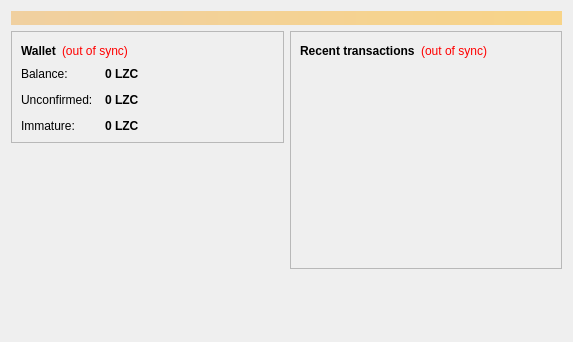
<?xml version="1.0" encoding="UTF-8"?>
<ui version="4.0">
 <class>OverviewPage</class>
 <widget class="QWidget" name="OverviewPage">
  <property name="geometry">
   <rect>
    <x>0</x>
    <y>0</y>
    <width>573</width>
    <height>342</height>
   </rect>
  </property>
  <property name="windowTitle">
   <string>Form</string>
  </property>
  <layout class="QVBoxLayout" name="topLayout">
   <item>
    <widget class="QLabel" name="labelAlerts">
     <property name="visible">
      <bool>false</bool>
     </property>
     <property name="styleSheet">
      <string notr="true">background-color: qlineargradient(x1: 0, y1: 0, x2: 1, y2: 0, stop:0 #F0D0A0, stop:1 #F8D488); color:#000000;</string>
     </property>
     <property name="wordWrap">
      <bool>true</bool>
     </property>
     <property name="margin">
      <number>3</number>
     </property>
    </widget>
   </item>
   <item>
    <layout class="QHBoxLayout" name="horizontalLayout" stretch="1,1">
     <item>
      <layout class="QVBoxLayout" name="verticalLayout_2">
       <item>
        <widget class="QFrame" name="frame">
         <property name="frameShape">
          <enum>QFrame::StyledPanel</enum>
         </property>
         <property name="frameShadow">
          <enum>QFrame::Raised</enum>
         </property>
         <layout class="QVBoxLayout" name="verticalLayout_4">
          <item>
           <layout class="QHBoxLayout" name="horizontalLayout_4">
            <item>
             <widget class="QLabel" name="label_5">
              <property name="font">
               <font>
                <weight>75</weight>
                <bold>true</bold>
               </font>
              </property>
              <property name="text">
               <string>Wallet</string>
              </property>
             </widget>
            </item>
            <item>
             <widget class="QLabel" name="labelWalletStatus">
              <property name="toolTip">
               <string>The displayed information may be out of date. Your wallet automatically synchronizes with the Liazoncoin network after a connection is established, but this process has not completed yet.</string>
              </property>
              <property name="styleSheet">
               <string notr="true">QLabel { color: red; }</string>
              </property>
              <property name="text">
               <string notr="true">(out of sync)</string>
              </property>
              <property name="alignment">
               <set>Qt::AlignLeading|Qt::AlignLeft|Qt::AlignVCenter</set>
              </property>
             </widget>
            </item>
            <item>
             <spacer name="horizontalSpacer_2">
              <property name="orientation">
               <enum>Qt::Horizontal</enum>
              </property>
              <property name="sizeHint" stdset="0">
               <size>
                <width>40</width>
                <height>20</height>
               </size>
              </property>
             </spacer>
            </item>
           </layout>
          </item>
          <item>
           <layout class="QFormLayout" name="formLayout_2">
            <property name="fieldGrowthPolicy">
             <enum>QFormLayout::AllNonFixedFieldsGrow</enum>
            </property>
            <property name="horizontalSpacing">
             <number>12</number>
            </property>
            <property name="verticalSpacing">
             <number>12</number>
            </property>
            <item row="0" column="0">
             <widget class="QLabel" name="label">
              <property name="text">
               <string>Balance:</string>
              </property>
             </widget>
            </item>
            <item row="0" column="1">
             <widget class="QLabel" name="labelBalance">
              <property name="font">
               <font>
                <weight>75</weight>
                <bold>true</bold>
               </font>
              </property>
              <property name="cursor">
               <cursorShape>IBeamCursor</cursorShape>
              </property>
              <property name="toolTip">
               <string>Your current balance</string>
              </property>
              <property name="text">
               <string notr="true">0 LZC</string>
              </property>
              <property name="textInteractionFlags">
               <set>Qt::LinksAccessibleByMouse|Qt::TextSelectableByKeyboard|Qt::TextSelectableByMouse</set>
              </property>
             </widget>
            </item>
            <item row="1" column="0">
             <widget class="QLabel" name="label_3">
              <property name="text">
               <string>Unconfirmed:</string>
              </property>
             </widget>
            </item>
            <item row="1" column="1">
             <widget class="QLabel" name="labelUnconfirmed">
              <property name="font">
               <font>
                <weight>75</weight>
                <bold>true</bold>
               </font>
              </property>
              <property name="cursor">
               <cursorShape>IBeamCursor</cursorShape>
              </property>
              <property name="toolTip">
               <string>Total of transactions that have yet to be confirmed, and do not yet count toward the current balance</string>
              </property>
              <property name="text">
               <string notr="true">0 LZC</string>
              </property>
              <property name="textInteractionFlags">
               <set>Qt::LinksAccessibleByMouse|Qt::TextSelectableByKeyboard|Qt::TextSelectableByMouse</set>
              </property>
             </widget>
            </item>
            <item row="2" column="0">
             <widget class="QLabel" name="labelImmatureText">
              <property name="text">
               <string>Immature:</string>
              </property>
             </widget>
            </item>
            <item row="2" column="1">
             <widget class="QLabel" name="labelImmature">
              <property name="font">
               <font>
                <weight>75</weight>
                <bold>true</bold>
               </font>
              </property>
              <property name="toolTip">
               <string>Mined balance that has not yet matured</string>
              </property>
              <property name="text">
               <string notr="true">0 LZC</string>
              </property>
              <property name="textInteractionFlags">
               <set>Qt::LinksAccessibleByMouse|Qt::TextSelectableByKeyboard|Qt::TextSelectableByMouse</set>
              </property>
             </widget>
            </item>
           </layout>
          </item>
         </layout>
        </widget>
       </item>
       <item>
        <spacer name="verticalSpacer">
         <property name="orientation">
          <enum>Qt::Vertical</enum>
         </property>
         <property name="sizeHint" stdset="0">
          <size>
           <width>20</width>
           <height>40</height>
          </size>
         </property>
        </spacer>
       </item>
      </layout>
     </item>
     <item>
      <layout class="QVBoxLayout" name="verticalLayout_3">
       <item>
        <widget class="QFrame" name="frame_2">
         <property name="frameShape">
          <enum>QFrame::StyledPanel</enum>
         </property>
         <property name="frameShadow">
          <enum>QFrame::Raised</enum>
         </property>
         <layout class="QVBoxLayout" name="verticalLayout">
          <item>
           <layout class="QHBoxLayout" name="horizontalLayout_2">
            <item>
             <widget class="QLabel" name="label_4">
              <property name="text">
               <string>&lt;b&gt;Recent transactions&lt;/b&gt;</string>
              </property>
             </widget>
            </item>
            <item>
             <widget class="QLabel" name="labelTransactionsStatus">
              <property name="toolTip">
               <string>The displayed information may be out of date. Your wallet automatically synchronizes with the Liazoncoin network after a connection is established, but this process has not completed yet.</string>
              </property>
              <property name="styleSheet">
               <string notr="true">QLabel { color: red; }</string>
              </property>
              <property name="text">
               <string notr="true">(out of sync)</string>
              </property>
              <property name="alignment">
               <set>Qt::AlignRight|Qt::AlignTrailing|Qt::AlignVCenter</set>
              </property>
             </widget>
            </item>
            <item>
             <spacer name="horizontalSpacer">
              <property name="orientation">
               <enum>Qt::Horizontal</enum>
              </property>
              <property name="sizeHint" stdset="0">
               <size>
                <width>40</width>
                <height>20</height>
               </size>
              </property>
             </spacer>
            </item>
           </layout>
          </item>
          <item>
           <widget class="QListView" name="listTransactions">
            <property name="styleSheet">
             <string notr="true">QListView { background: transparent; }</string>
            </property>
            <property name="frameShape">
             <enum>QFrame::NoFrame</enum>
            </property>
            <property name="verticalScrollBarPolicy">
             <enum>Qt::ScrollBarAlwaysOff</enum>
            </property>
            <property name="horizontalScrollBarPolicy">
             <enum>Qt::ScrollBarAlwaysOff</enum>
            </property>
            <property name="selectionMode">
             <enum>QAbstractItemView::NoSelection</enum>
            </property>
           </widget>
          </item>
         </layout>
        </widget>
       </item>
       <item>
        <spacer name="verticalSpacer_2">
         <property name="orientation">
          <enum>Qt::Vertical</enum>
         </property>
         <property name="sizeHint" stdset="0">
          <size>
           <width>20</width>
           <height>40</height>
          </size>
         </property>
        </spacer>
       </item>
      </layout>
     </item>
    </layout>
   </item>
  </layout>
 </widget>
 <resources/>
 <connections/>
</ui>
